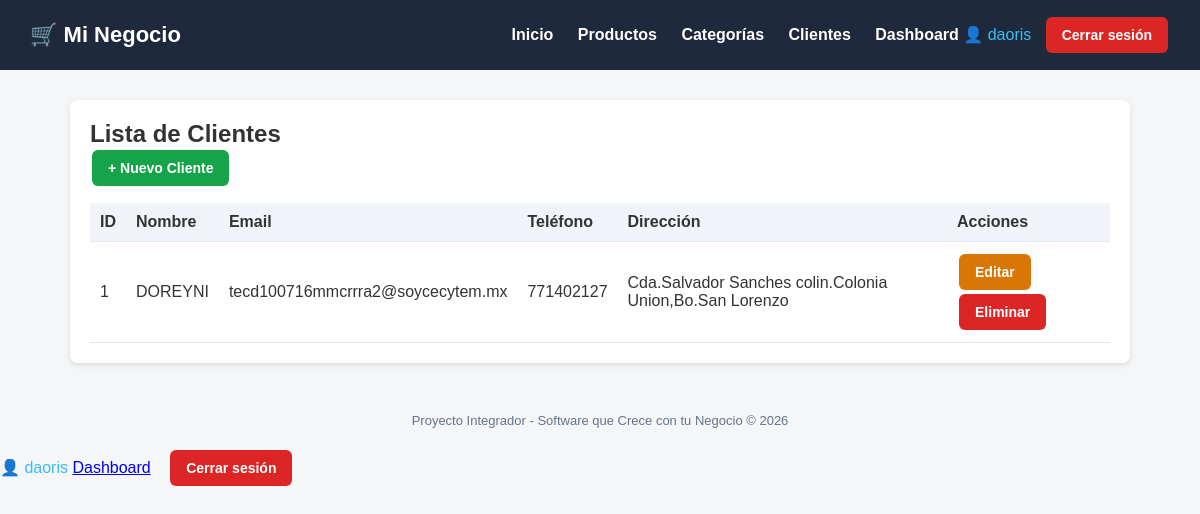
The app's page /clientes/ (signed in) with its own data.
### tienda/models.py (models this page shows, shortened)
class Cliente(models.Model):
    nombre = models.CharField(max_length=200)
    email = models.EmailField()
    telefono = models.CharField(max_length=20)
    direccion = models.TextField()
    fecha_registro = models.DateTimeField(auto_now_add=True)
    class Meta:
        verbose_name = "Cliente"
        verbose_name_plural = "Clientes"

### tienda/views.py (the view)
# urls.py: path('clientes/', views.lista_clientes, name='lista_clientes'),
@login_required
def lista_clientes(request):
    clientes = Cliente.objects.all()
    return render(request, 'tienda/clientes/lista.html', {'clientes': clientes})

### tienda/templates/tienda/clientes/lista.html (shortened to what this page needs)
{% extends 'base.html' %}
{% block content %}
<div class="card">
    <h2>Lista de Clientes</h2>
    <a href="{% url 'crear_cliente' %}" class="btn btn-success">+ Nuevo Cliente</a>
    <table>
        <thead>
            <tr><th>ID</th><th>Nombre</th><th>Email</th><th>Teléfono</th><th>Dirección</th><th>Acciones</th></tr>
        </thead>
        <tbody>
            {% for cliente in clientes %}
            <tr>
                <td>{{ cliente.id }}</td>
                <td>{{ cliente.nombre }}</td>
                <td>{{ cliente.email }}</td>
                <td>{{ cliente.telefono }}</td>
                <td>{{ cliente.direccion }}</td>
                <td>
                    <a href="{% url 'editar_cliente' cliente.pk %}" class="btn btn-warning">Editar</a>
                    <a href="{% url 'eliminar_cliente' cliente.pk %}" class="btn btn-danger">Eliminar</a>
                </td>
            </tr>
            {% empty %}
            <tr><td colspan="6">No hay clientes registrados.</td></tr>
            {% endfor %}
        </tbody>
    </table>
</div>
{% endblock %}

### tienda/templates/base.html (shortened to what this page needs)
<!DOCTYPE html>
<html lang="es">
<head>
</head>
<body>
    <header>
        <h1>🛒 Mi Negocio</h1>
        <nav>
           <a href="{% url 'inicio' %}">Inicio</a>
            <a href="{% url 'lista_productos' %}">Productos</a>
            <a href="{% url 'lista_categorias' %}">Categorías</a>
            <a href="{% url 'lista_clientes' %}">Clientes</a>
            {% if user.is_authenticated %}
            <a href="{% url 'dashboard' %}">Dashboard</a>
            <span style="color:#38bdf8;">👤 {{ user.username }}</span>
            <form action="{% url 'logout' %}" method="post" style="display:inline;">
            <button type="submit" class="btn btn-danger" style="margin-left:10px;">Cerrar sesión</button>
            </form>
            {% else %}
            <a href="{% url 'login' %}">Iniciar sesión</a>
            {% endif %}
        </nav>
    </header>
    <div class="container">
        {% block content %}{% endblock %}
    </div>
    <footer>
        Proyecto Integrador - Software que Crece con tu Negocio &copy; {% now "Y" %}
    </footer>
</body>
{% if user.is_authenticated %}
<span style="color:#38bdf8;">👤 {{ user.username }}</span>
<a href="{% url 'dashboard' %}">Dashboard</a>
<form action="{% url 'logout' %}" method="post" style="display:inline;"
>
<button type="submit" class="btn btn-danger" style="margin-left:15px;
">Cerrar sesión</button>
</form>
{% else %}
<a href="{% url 'login' %}">Iniciar sesión</a>
{% endif %}
</html>

### tienda/templates/base.html (style rules this page uses)
* { margin: 0; padding: 0; box-sizing: border-box; }
body { font-family: Arial, sans-serif; background: #f4f6f8; color: #333; }
header { background: #1e293b; color: #fff; padding: 15px 30px; display: flex; justify-content: space-between; align-items: center; }
header h1 { font-size: 22px; }
header nav a { color: #fff; text-decoration: none; margin-left: 20px; font-weight: bold; }
.container { max-width: 1100px; margin: 30px auto; padding: 0 20px; }
.card { background: #fff; border-radius: 8px; padding: 20px; box-shadow: 0 2px 6px rgba(0,0,0,0.1); margin-bottom: 20px; }
.btn { display: inline-block; padding: 10px 16px; border-radius: 6px; text-decoration: none; color: #fff; font-weight: bold; border: none; cursor: pointer; font-size: 14px; margin: 2px; }
.btn-success { background: #16a34a; }
.btn-danger { background: #dc2626; }
.btn-warning { background: #d97706; }
table { width: 100%; border-collapse: collapse; margin-top: 15px; }
th, td { padding: 10px; text-align: left; border-bottom: 1px solid #e2e8f0; }
th { background: #f1f5f9; }
footer { text-align: center; padding: 20px; color: #64748b; font-size: 13px; }

### records on screen
Cliente: id "1", nombre "DOREYNI", email "tecd100716mmcrrra2@soycecytem.mx", telefono "771402127", direccion "Cda.Salvador Sanches colin.Colonia Union,Bo.San Lorenzo"

### other values on screen
{{ user.username }} "daoris"
